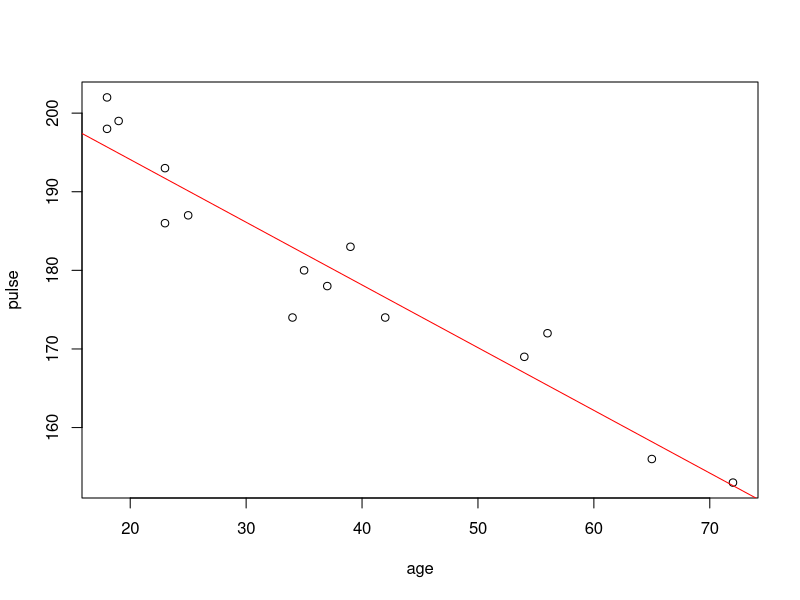

The R source for this figure:
# Task 1
patient_df = data.frame(
  age = c(18, 23, 25, 35, 65, 54, 34, 56, 72, 19, 23, 42, 18, 39, 37),
  pulse = c(202, 186, 187, 180, 156, 169, 174, 172, 153, 199, 193, 174, 198, 183, 178)
)
n = nrow(patient_df)

model <- lm(pulse ~ age, data=patient_df)
plot(patient_df)
abline(model, col="red")

model_summary = summary(model)

beta0_est = model_summary$coefficients[1, 1]
beta1_est = model_summary$coefficients[2, 1]

beta0_se = model_summary$coefficients[1, 2]
beta1_se = model_summary$coefficients[1, 2]

beta1_hypothetical = -1
t1_statistics = (beta1_est - beta1_hypothetical) / beta1_se
pt(t1_statistics, n-2, lower.tail = FALSE)

beta0_hypothetical = 220
t2_statistics = (beta0_est - beta0_hypothetical) / beta0_se
pt(t2_statistics, df=n - 2, lower.tail = FALSE)

ages_to_predict <- c(30, 40, 50)
beta0_est + beta1_est * ages_to_predict
